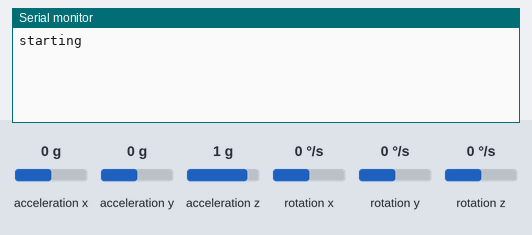
The sketch below on a simulated Arduino Uno, built with avr-gcc and run on an emulated ATmega328P. On the bench: the last lines printed to the serial monitor. Wiring (inferred from the names in the program): MPU-9250 motion sensor at I2C address 0x68. The inputs (shaded band) are chosen by the test bench; at power-on: acceleration x 0 g, acceleration y 0 g, acceleration z 1 g, rotation x 0 °/s, rotation y 0 °/s, rotation z 0 °/s.

Above: at 1.2 s.
1.3 s: acceleration x set to -1.4 g
At 2.75 s:
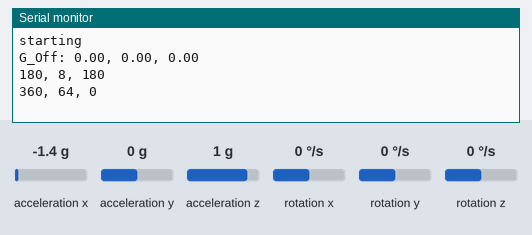
3.8 s: acceleration y set to -1.4 g
At 3.81 s:
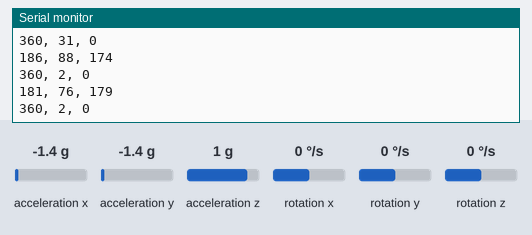
5.3 s: acceleration z set to -1.4 g
At 5.49 s:
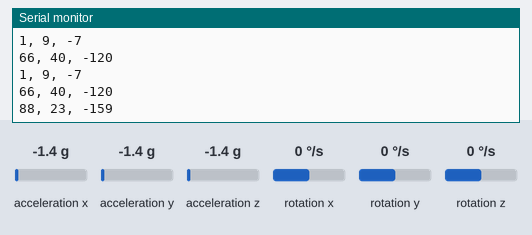
6.8 s: rotation x set to -192 °/s
At 6.97 s:
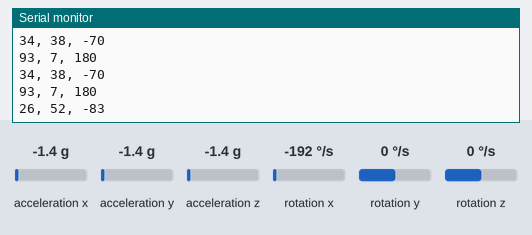
8.3 s: rotation y set to -192 °/s
At 8.45 s:
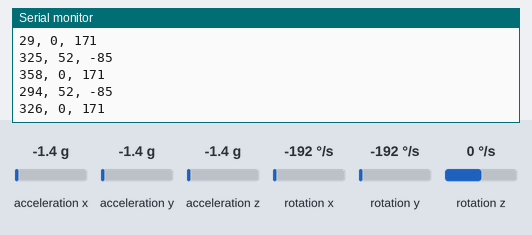
Timing chart, 0 to 10.8 s (numbered marks = the images above; inputs shaded):
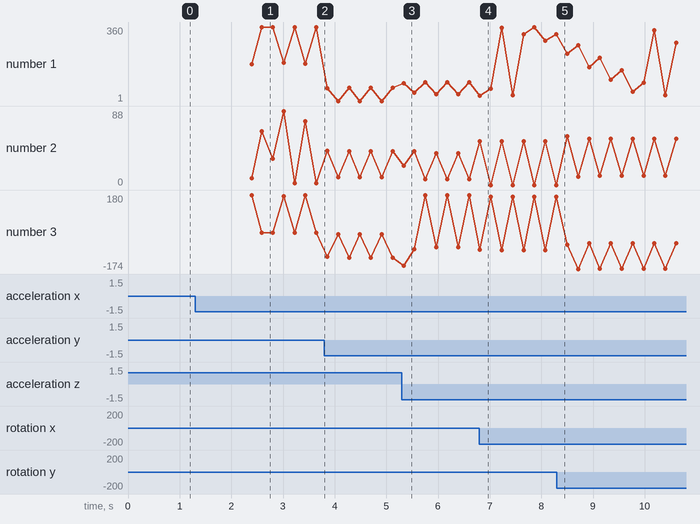

Measured:
- after the input at 1.3 s, the serial monitor: prints a new line after 1.1 s (image 1)
- after the input at 5.3 s, the serial monitor: prints a new line at once (image 3)
- after the input at 6.8 s, the serial monitor: prints a new line at once (image 4)
- plotted number 1: 360 → 66 after the input at 3.8 s, 66 → 93 after the input at 5.3 s, 93 → 326 after the input at 6.8 s, 326 → 284 after the input at 8.3 s
- plotted number 2: 2 → 40 after the input at 3.8 s, 40 → 7 after the input at 5.3 s, 7 → 0 after the input at 6.8 s, 0 → 55 after the input at 8.3 s
- plotted number 3: 0 → -120 after the input at 3.8 s, 180 → 171 after the input at 6.8 s, 171 → -51 after the input at 8.3 s

The sketch:

mpu6050_lcd.ino
```cpp
//
// MPU-6050 Mahony AHRS  S.J. Remington 3/2020
// 7/2020 added provision to recalibrate gyro upon startup. (variable cal_gyro)

#include "Wire.h"
#include <LiquidCrystal_I2C.h>

// Set the LCD address to 0x27 for a 16 chars and 2 line display
LiquidCrystal_I2C lcd(0x27, 16, 2);

// AD0 low = 0x68 (default for Sparkfun module)
// AD0 high = 0x69
int MPU_addr = 0x68;

int cal_gyro = 1;  //set to zero to use gyro calibration offsets below.

// vvvvvvvvvvvvvvvvvv  VERY VERY IMPORTANT vvvvvvvvvvvvvvvvvvvvvvvvvvvvv
//These are the previously determined offsets and scale factors for accelerometer and gyro for
// a particular example of an MPU-6050. They are not correct for other examples.
//The AHRS will NOT work well or at all if these are not correct

float A_cal[6] = {265.0, -80.0, -700.0, 0.994, 1.000, 1.014}; // 0..2 offset xyz, 3..5 scale xyz
float G_off[3] = { -499.5, -17.7, -82.0}; //raw offsets, determined for gyro at rest
#define gscale ((250./32768.0)*(PI/180.0))  //gyro default 250 LSB per d/s -> rad/s

// ^^^^^^^^^^^^^^^^^^^ VERY VERY IMPORTANT ^^^^^^^^^^^^^^^^^^^^^^^^^^^^^^

// GLOBALLY DECLARED, required for Mahony filter
// vector to hold quaternion
float q[4] = {1.0, 0.0, 0.0, 0.0};

// Free parameters in the Mahony filter and fusion scheme,
// Kp for proportional feedback, Ki for integral
float Kp = 30.0;
float Ki = 0.0;

// Notes: with MPU-9250, angles start oscillating at Kp=40. Ki does not seem to help and is not required.
// with MPU-6050, some instability observed at Kp=100, Kp=30 works well

// char s[60]; //snprintf buffer, if needed for debug

// globals for AHRS loop timing
unsigned long now_ms, last_ms = 0; //millis() timers

// print interval
unsigned long print_ms = 200; //print angles every "print_ms" milliseconds
float yaw, pitch, roll; //Euler angle output

void setup() {

  Wire.begin();
  Serial.begin(9600);
  Serial.println("starting");

  // initialize sensor
  // defaults for gyro and accel sensitivity are 250 dps and +/- 2 g
  Wire.beginTransmission(MPU_addr);
  Wire.write(0x6B);  // PWR_MGMT_1 register
  Wire.write(0);     // set to zero (wakes up the MPU-6050)
  Wire.endTransmission(true);

  // initialize LCD
  // lcd.begin();
  // Turn on the blacklight and print a message
  lcd.backlight();

}

// AHRS loop

void loop()
{
  static unsigned int i = 0; //loop counter
  static float deltat = 0;  //loop time in seconds
  static unsigned long now = 0, last = 0; //micros() timers
  static long gsum[3] = {0};
  //raw data
  int16_t ax, ay, az;
  int16_t gx, gy, gz;
  int16_t Tmp; //temperature

  //scaled data as vector
  float Axyz[3];
  float Gxyz[3];

  // clear previous values from screen
  lcd.clear();

  Wire.beginTransmission(MPU_addr);
  Wire.write(0x3B);  // starting with register 0x3B (ACCEL_XOUT_H)
  Wire.endTransmission(false);
  Wire.requestFrom(MPU_addr, 14, true); // request a total of 14 registers
  int t = Wire.read() << 8;
  ax = t | Wire.read(); // 0x3B (ACCEL_XOUT_H) & 0x3C (ACCEL_XOUT_L)
  t = Wire.read() << 8;
  ay = t | Wire.read(); // 0x3D (ACCEL_YOUT_H) & 0x3E (ACCEL_YOUT_L)
  t = Wire.read() << 8;
  az = t | Wire.read(); // 0x3F (ACCEL_ZOUT_H) & 0x40 (ACCEL_ZOUT_L)
  t = Wire.read() << 8;
  Tmp = t | Wire.read(); // 0x41 (TEMP_OUT_H) & 0x42 (TEMP_OUT_L)
  t = Wire.read() << 8;
  gx = t | Wire.read(); // 0x43 (GYRO_XOUT_H) & 0x44 (GYRO_XOUT_L)
  t = Wire.read() << 8;
  gy = t | Wire.read(); // 0x45 (GYRO_YOUT_H) & 0x46 (GYRO_YOUT_L)
  t = Wire.read() << 8;
  gz = t | Wire.read(); // 0x47 (GYRO_ZOUT_H) & 0x48 (GYRO_ZOUT_L)

  // calibrate gyro upon startup. SENSOR MUST BE HELD STILL (a few seconds)
  i++;
  if (cal_gyro) {

    gsum[0] += gx; gsum[1] += gy; gsum[2] += gz;
    if (i == 500) {
      cal_gyro = 0;  //turn off calibration and print results

      for (char k = 0; k < 3; k++) G_off[k] = ((float) gsum[k]) / 500.0;

      Serial.print("G_Off: ");
      Serial.print(G_off[0]);
      Serial.print(", ");
      Serial.print(G_off[1]);
      Serial.print(", ");
      Serial.print(G_off[2]);
      Serial.println();

  /*
      lcdDisplay(
                  // to print X:
                  0, // character 0
                  0, // line 0
                  "X:",

                  // to print G_off[0]
                  2, // character 2
                  0, // line 0
                  G_off[0]
                  );

      lcdDisplay(
                  // to print Y:
                  13, // character 13
                  0, // line 0
                  "Y:",

                  // to print G_off[1]
                  0, // character 0
                  1, // line 1
                  G_off[1]
                  );

      lcdDisplay(
                  // to print Z:
                  7, // character 7
                  1, // line 1
                  "Z:",

                  // to print G_off[2]
                  9, // character 9
                  1, // line 0
                  G_off[2]
                  );
      delay(100);
    */
    }
  }

  // normal AHRS calculations

  else {
    Axyz[0] = (float) ax;
    Axyz[1] = (float) ay;
    Axyz[2] = (float) az;

    //apply offsets and scale factors from Magneto
    for (i = 0; i < 3; i++) Axyz[i] = (Axyz[i] - A_cal[i]) * A_cal[i + 3];

    Gxyz[0] = ((float) gx - G_off[0]) * gscale; //250 LSB(d/s) default to radians/s
    Gxyz[1] = ((float) gy - G_off[1]) * gscale;
    Gxyz[2] = ((float) gz - G_off[2]) * gscale;

    //  snprintf(s,sizeof(s),"mpu raw %d,%d,%d,%d,%d,%d",ax,ay,az,gx,gy,gz);
    //  Serial.println(s);

    now = micros();
    deltat = (now - last) * 1.0e-6; //seconds since last update
    last = now;

    Mahony_update(Axyz[0], Axyz[1], Axyz[2], Gxyz[0], Gxyz[1], Gxyz[2], deltat);

    // Compute Tait-Bryan angles.
    // In this coordinate system, the positive z-axis is down toward Earth.
    // Yaw is the angle between Sensor x-axis and Earth magnetic North
    // (or true North if corrected for local declination, looking down on the sensor
    // positive yaw is counterclockwise, which is not conventional for NED navigation.
    // Pitch is angle between sensor x-axis and Earth ground plane, toward the
    // Earth is positive, up toward the sky is negative. Roll is angle between
    // sensor y-axis and Earth ground plane, y-axis up is positive roll. These
    // arise from the definition of the homogeneous rotation matrix constructed
    // from quaternions. Tait-Bryan angles as well as Euler angles are
    // non-commutative; that is, the get the correct orientation the rotations
    // must be applied in the correct order which for this configuration is yaw,
    // pitch, and then roll.
    // http://en.wikipedia.org/wiki/Conversion_between_quaternions_and_Euler_angles
    // which has additional links.

    roll  = atan2((q[0] * q[1] + q[2] * q[3]), 0.5 - (q[1] * q[1] + q[2] * q[2]));
    pitch = asin(2.0 * (q[0] * q[2] - q[1] * q[3]));
    //conventional yaw increases clockwise from North. Not that the MPU-6050 knows where North is.
    yaw   = -atan2((q[1] * q[2] + q[0] * q[3]), 0.5 - ( q[2] * q[2] + q[3] * q[3]));
    // to degrees
    yaw   *= 180.0 / PI;
    if (yaw < 0) yaw += 360.0; //compass circle
    //ccrrect for local magnetic declination here
    pitch *= 180.0 / PI;
    roll *= 180.0 / PI;

    now_ms = millis(); //time to print?
    if (now_ms - last_ms >= print_ms) {
      last_ms = now_ms;
      // print angles for serial plotter...
      //  Serial.print("ypr ");
      Serial.print(yaw, 0);
      Serial.print(", ");
      Serial.print(pitch, 0);
      Serial.print(", ");
      Serial.println(roll, 0);
    }

    lcdDisplay(
                // to print X:
                0, // character 0
                0, // line 0
                "X:",

                // to print yaw
                2, // character 2
                0, // line 0
                yaw
                );

    lcdDisplay(
                // to print Y:
                8, // character 8
                0, // line 0
                "Y:",

                // to print pitch
                10, //character 10
                0, // line 0
                pitch
                );

/*
    lcdDisplay(
                // to print Z:
                0, // character 0
                1, // line 1
                "Z:",

                // to print roll
                2, // character 2
                1, // line 1
                roll
                );
*/
    delay(200);
  }
}
//--------------------------------------------------------------------------------------------------
// Mahony scheme uses proportional and integral filtering on
// the error between estimated reference vector (gravity) and measured one.
// Madgwick's implementation of Mayhony's AHRS algorithm.
// See: http://www.x-io.co.uk/node/8#open_source_ahrs_and_imu_algorithms
//
// Date      Author      Notes
// 29/09/2011 SOH Madgwick    Initial release
// 02/10/2011 SOH Madgwick  Optimised for reduced CPU load
// 07/09/2020 SJR minor edits
//--------------------------------------------------------------------------------------------------
// IMU algorithm update

void Mahony_update(float ax, float ay, float az, float gx, float gy, float gz, float deltat) {
  float recipNorm;
  float vx, vy, vz;
  float ex, ey, ez;  //error terms
  float qa, qb, qc;
  static float ix = 0.0, iy = 0.0, iz = 0.0;  //integral feedback terms
  float tmp;

  // Compute feedback only if accelerometer measurement valid (avoids NaN in accelerometer normalisation)
  tmp = ax * ax + ay * ay + az * az;

  // ignore accelerometer if false (tested OK, SJR)
  if (tmp > 0.0)
  {

    // Normalise accelerometer (assumed to measure the direction of gravity in body frame)
    recipNorm = 1.0 / sqrt(tmp);
    ax *= recipNorm;
    ay *= recipNorm;
    az *= recipNorm;

    // Estimated direction of gravity in the body frame (factor of two divided out)
    vx = q[1] * q[3] - q[0] * q[2];
    vy = q[0] * q[1] + q[2] * q[3];
    vz = q[0] * q[0] - 0.5f + q[3] * q[3];

    // Error is cross product between estimated and measured direction of gravity in body frame
    // (half the actual magnitude)
    ex = (ay * vz - az * vy);
    ey = (az * vx - ax * vz);
    ez = (ax * vy - ay * vx);

    // Compute and apply to gyro term the integral feedback, if enabled
    if (Ki > 0.0f) {
      ix += Ki * ex * deltat;  // integral error scaled by Ki
      iy += Ki * ey * deltat;
      iz += Ki * ez * deltat;
      gx += ix;  // apply integral feedback
      gy += iy;
      gz += iz;
    }

    // Apply proportional feedback to gyro term
    gx += Kp * ex;
    gy += Kp * ey;
    gz += Kp * ez;
  }

  // Integrate rate of change of quaternion, given by gyro term
  // rate of change = current orientation quaternion (qmult) gyro rate

  deltat = 0.5 * deltat;
  gx *= deltat;   // pre-multiply common factors
  gy *= deltat;
  gz *= deltat;
  qa = q[0];
  qb = q[1];
  qc = q[2];

  //add qmult*delta_t to current orientation
  q[0] += (-qb * gx - qc * gy - q[3] * gz);
  q[1] += (qa * gx + qc * gz - q[3] * gy);
  q[2] += (qa * gy - qb * gz + q[3] * gx);
  q[3] += (qa * gz + qb * gy - qc * gx);

  // Normalise quaternion
  recipNorm = 1.0 / sqrt(q[0] * q[0] + q[1] * q[1] + q[2] * q[2] + q[3] * q[3]);
  q[0] = q[0] * recipNorm;
  q[1] = q[1] * recipNorm;
  q[2] = q[2] * recipNorm;
  q[3] = q[3] * recipNorm;
}

/*
 * lcdDisplay(int tc, int tr, String title, int vc, int vr, float value)
 * displays value and title on LCD1602
 * How to use:
 * If you wan to diaplay: "Voltage: 13.56mV" starting from first character
 * on second row.
 * use:
 * lcdDisplay(0, 1, "Voltage: ", 13.56)
 *
 * tc  is character number  (0)
 * tr is row in the lcd (1)
 * title is the text (Voltage:)
 * vc value for character
 * vr value for  row or line
 * value is the value (13.56)
 */
void lcdDisplay(int tc, int tr, String title, int vc, int vr, float value)
{

  lcd.setCursor(tc,tr); //
  lcd.print(title);

  lcd.setCursor(vc,vr); //
  lcd.print(value);

}
```
